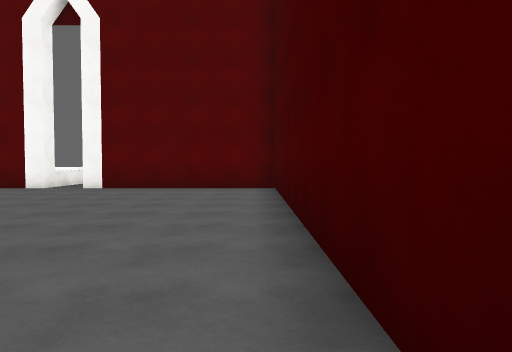
View 1 (above)

23 first-person views from a walk through a Unity game level. The camera is 1.3 m above the floor, tilts 2° down and sees 70° across. The floor is counted in squares, 2 m on a side. Each view is taken from the middle of a square. On the plan, view 1 faces up. The plan holds only what a view shows up to about 11 squares ahead; the rest is blank. The place goes on beyond the plan. The player character is not drawn. Surface patterns are stand-ins for the level's own textures.

View 2
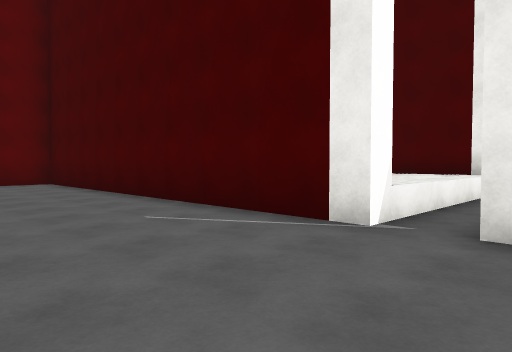

View 3
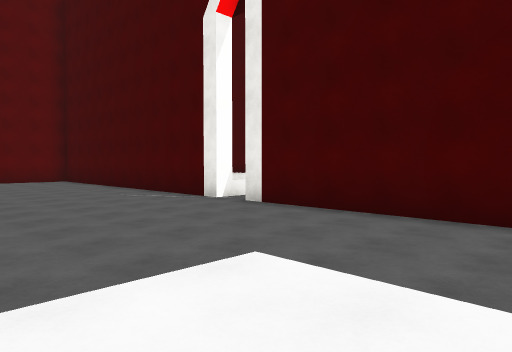

View 4
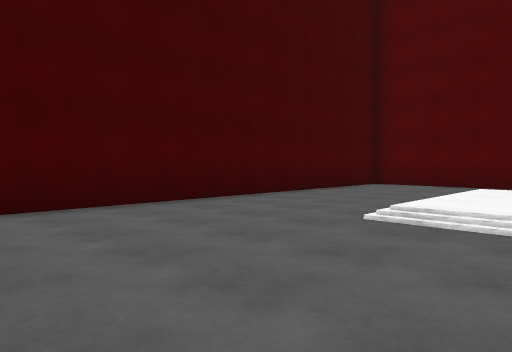

View 5
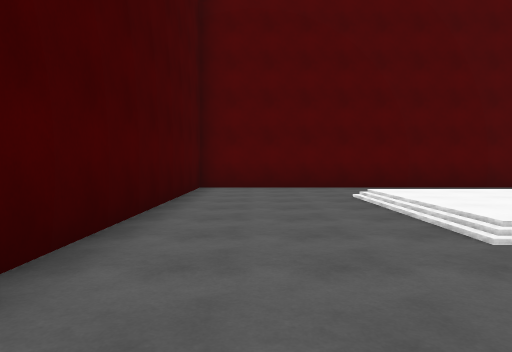

View 6
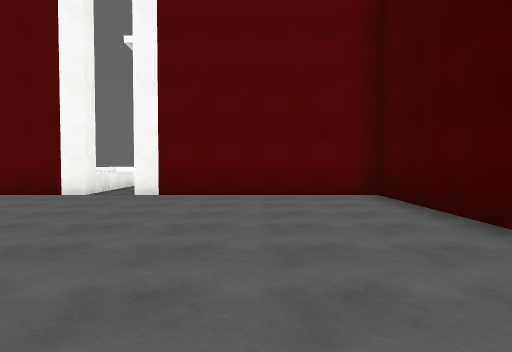

View 7
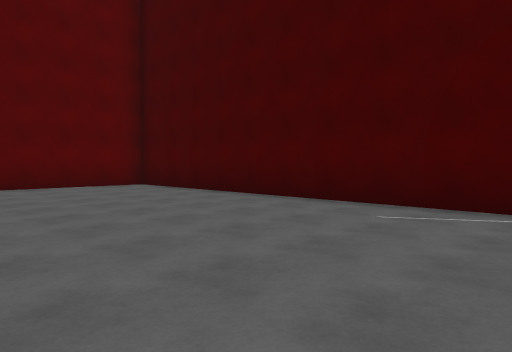

View 8
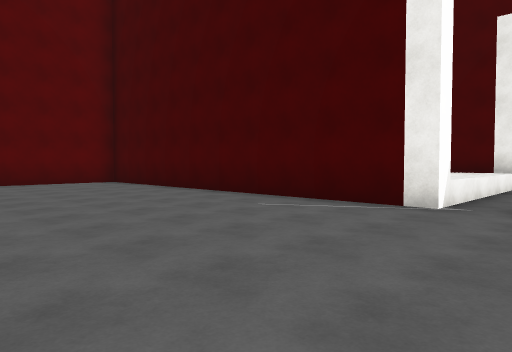

View 9
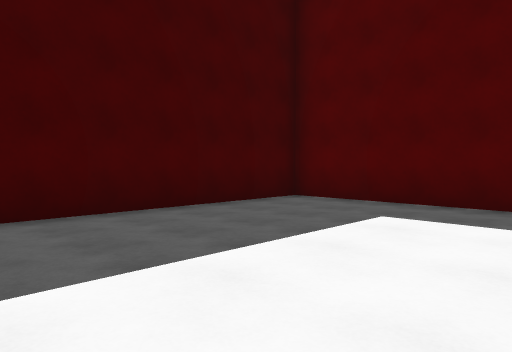

View 10
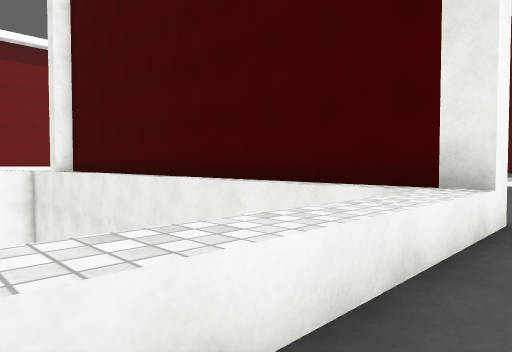

View 11
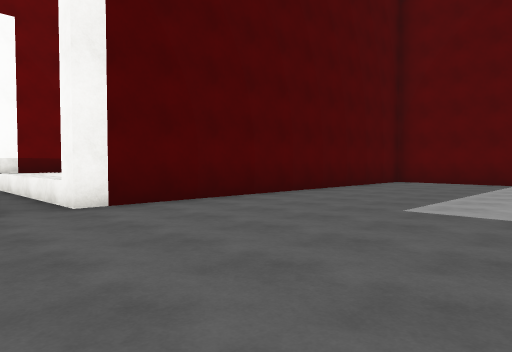

View 12
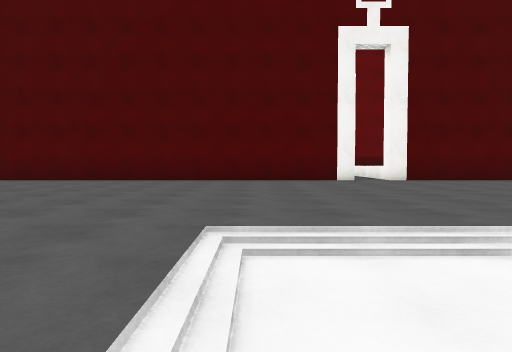

View 13
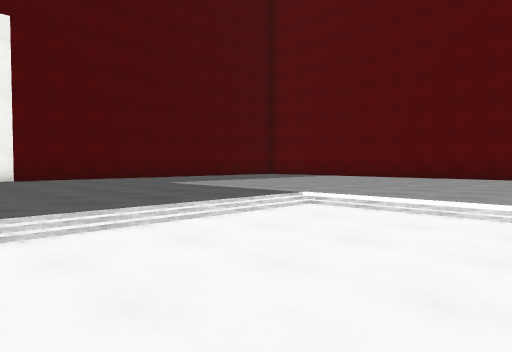

View 14
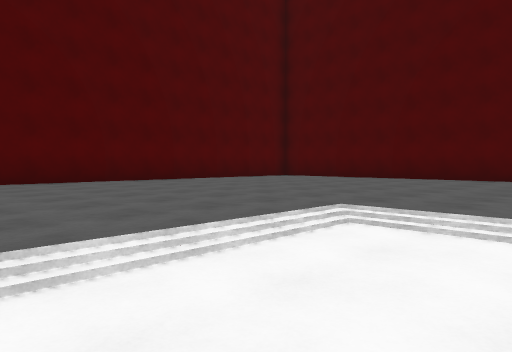

View 15
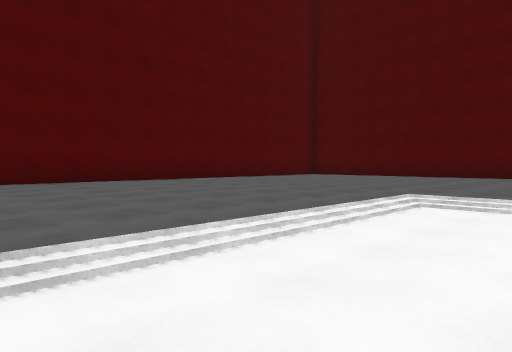

View 16
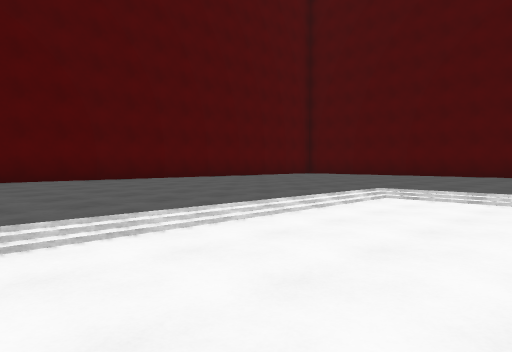

View 17
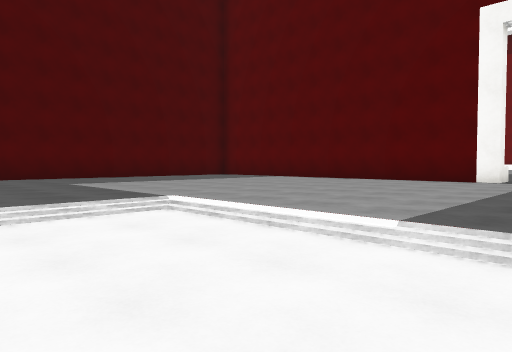

View 18
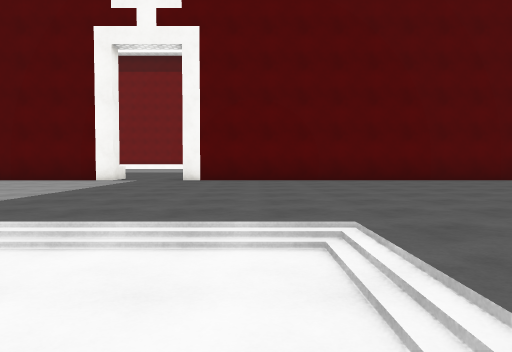

View 19
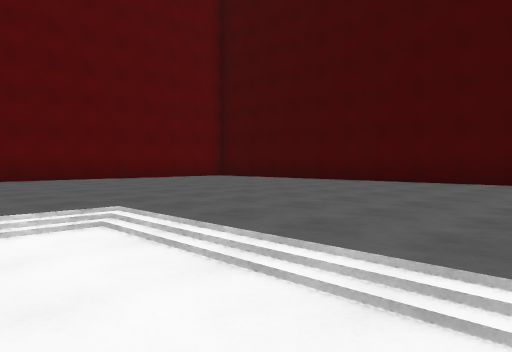

View 20
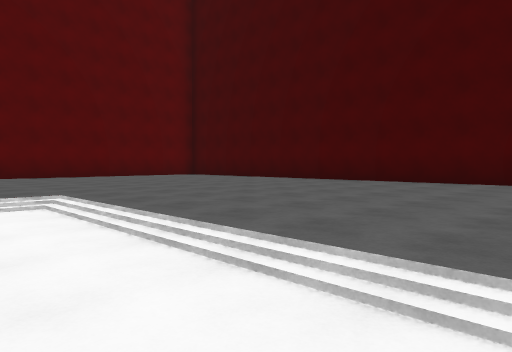

View 21
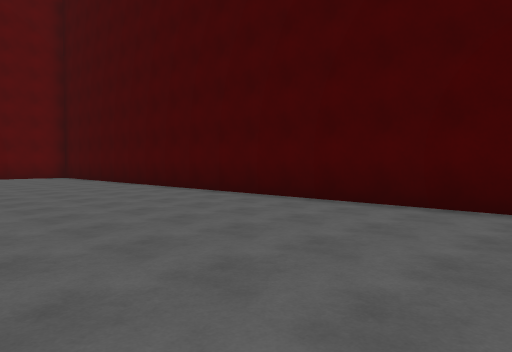

View 22
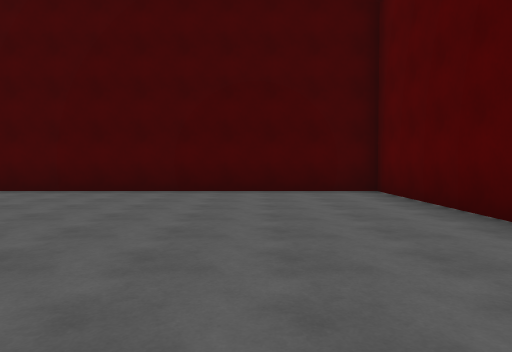

View 23
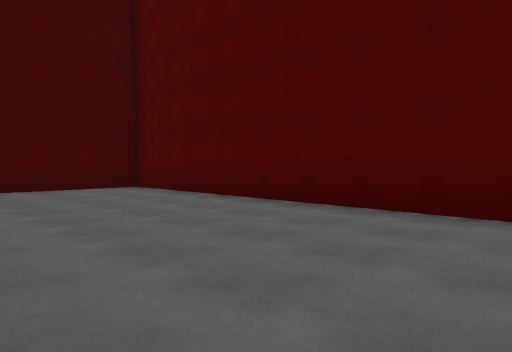

### Floor plan
Key: @ floor where view 1 was taken; # wall or solid block; . main floor; : floor 0.25 m higher than the main floor; - floor 0.25 m lower than the main floor; / step, stairs or slope; ^ raised ledge.
Columns run from 5 left of view 1 to 30 right of it. Each row starts with its distance up from view 1.
 10 .^#####    ^  ##   ###^ ##########
  9 ......#    #  ..   ...............
  8 ......#    # ...  ...............
  7 ......#    #.... ................
  6 ......#    #.....................
  5  .....#    #......................
  4  .....#    #.......................#
  3  .....#    #.......................#
  2 ......#    #.......////////........#
  1 ......#    #........-------........#
  0 .....@#    #........-------........#
 -1 ......#^^^^#........-------........#
 -2 ....................-------........#
 -3 ......^    #........-------........#
 -4 ......#    #........-------........#
 -5 ......#    #........///////  ......#
 -6 ///...#    #..............   ......#
 -7 ::/...#    #..............   ......#
 -8 ::/...#    #.......................#
 -9 ::/...#    #.......................#
-10 ///...#    #.......................#
-11  .....#    #... ...................#
-12 ......#    #.    ........ .........#
-13 #######          ###################

Positions as (right, up) in squares from view 1, and headings:
1: (0, 0), facing up
2: (-3, -3), facing up-right
3: (-5, -8), facing up-right
4: (-5, -2), facing down-right
5: (-1, -3), facing down
6: (-2, 2), facing up
7: (-5, -1), facing up-right
8: (-5, -3), facing up-right
9: (-5, -6), facing down-right
10: (2, -2), facing up-right
11: (12, -3), facing up-left
12: (17, -5), facing left
13: (18, -3), facing up-left
14: (18, -3), facing down-left
15: (20, -3), facing down-left
16: (21, -2), facing down-left
17: (19, -1), facing up-left
18: (21, -1), facing up
19: (20, -2), facing up-right
20: (20, -4), facing up-right
21: (24, -8), facing up-right
22: (21, -10), facing right
23: (20, -8), facing down-right
